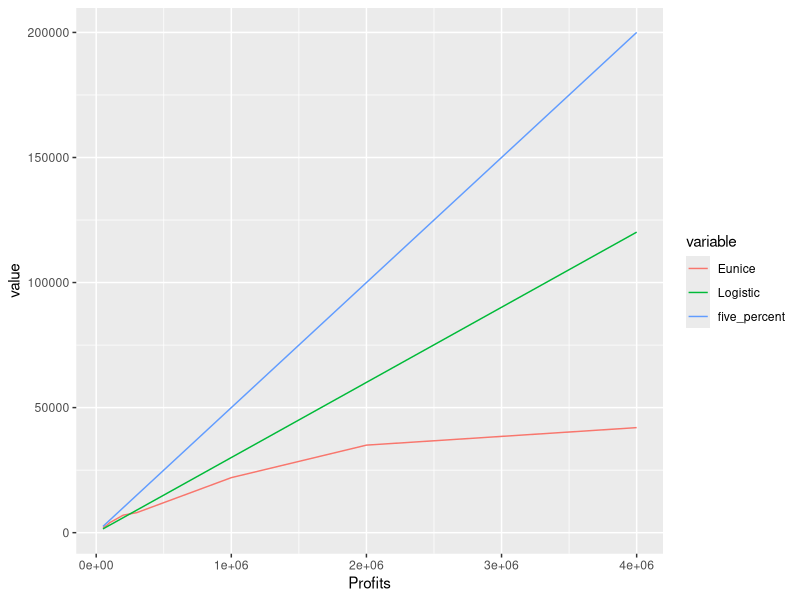
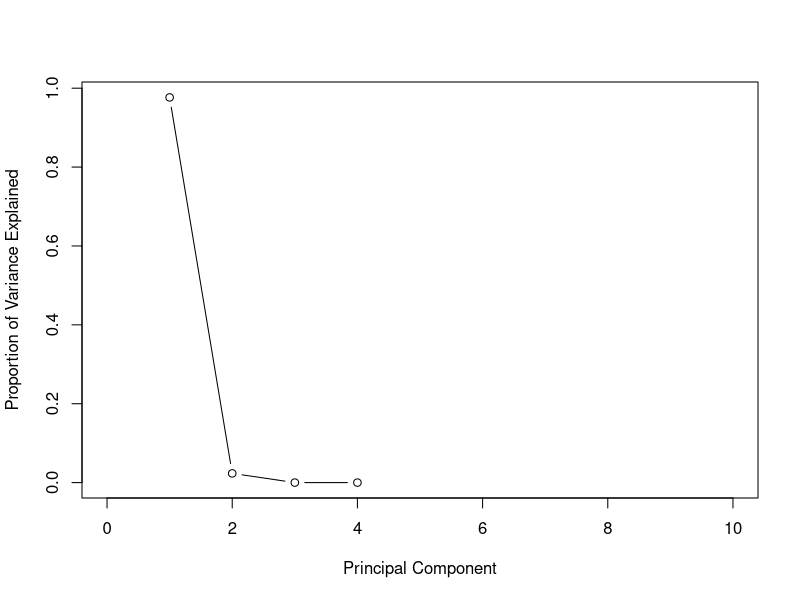
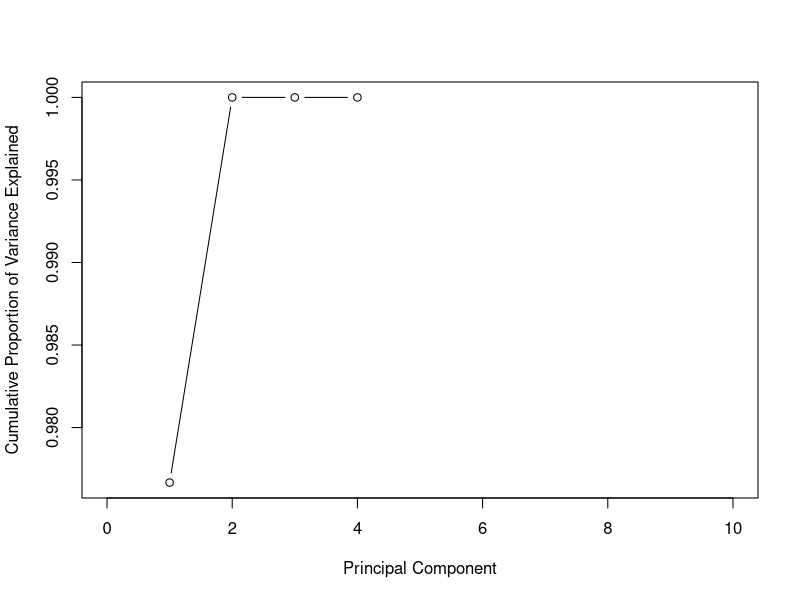

These charts were generated, in order, by the following R code:
## ---- chunk 1
knitr::opts_chunk$set(echo = TRUE)
## ---- chunk 2
dir()
df <- readxl::read_excel("Book1_percentages.xlsx")
head(df)
library(dplyr)
library(reshape2)
library(tidyverse)
df<- df %>% select(Profits,Eunice,Logistic,five_percent) 
dt<- melt(df,id.vars = "Profits")#
dt%>% ggplot(aes(x = Profits,y = value,color =variable ))+geom_line()
## ---- chunk 3
scaled_data <- scale(df)# scaled data
head(scaled_data)
pca <- prcomp(scaled_data, scale. = F) # get pca of the data
x <- pca$x[,1:2]
head(x)
stdpca <- pca$sdev

varpca <- stdpca^2

prop_var <- varpca/sum(varpca)


## ---- chunk 4


plot(prop_var, xlab = "Principal Component",
     ylab = "Proportion of Variance Explained",
     type = "b", xlim = c(0, 10))

## ---- chunk 5

plot(cumsum(prop_var), xlab = "Principal Component",
     ylab = "Cumulative Proportion of Variance Explained",
     type = "b", xlim = c(0, 10))

## ---- chunk 6
dt <- pca$x

j <- sample(1:nrow(dt),size  = nrow(dt)*0.8)
train <- dt[j,]
test <- dt[-j,]
